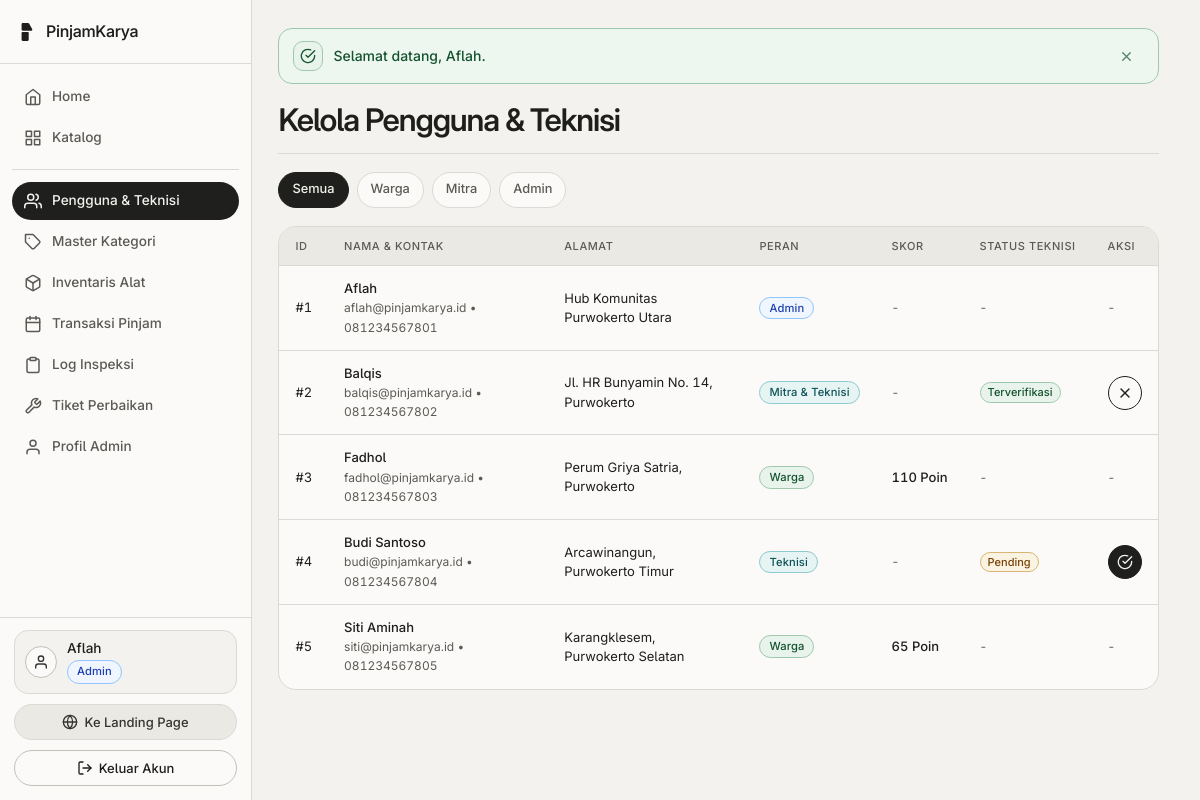
Page /admin/kelola_user.php (signed in) on the committed database.
### tables this page shows
CREATE TABLE users (
    id_user INT AUTO_INCREMENT PRIMARY KEY,
    nama VARCHAR(100) NOT NULL,
    email VARCHAR(100) NOT NULL UNIQUE,
    password VARCHAR(255) NOT NULL,
    no_hp VARCHAR(20) NOT NULL,
    alamat TEXT NOT NULL,
    role ENUM('admin', 'mitra', 'warga') NOT NULL DEFAULT 'warga',
    is_kontributor TINYINT(1) NOT NULL DEFAULT 0,
    is_teknisi TINYINT(1) NOT NULL DEFAULT 0,
    is_verified_teknisi TINYINT(1) NOT NULL DEFAULT 0,
    skor_kredibilitas INT NOT NULL DEFAULT 100,
    created_at TIMESTAMP DEFAULT CURRENT_TIMESTAMP
);

### admin/kelola_user.php (the view, shortened to what the rows shown need)
<?php
require_once dirname(__DIR__) . '/config/app.php';
$filter_role = $_GET['role'] ?? '';
if (in_array($filter_role, ['admin', 'mitra', 'warga'], true)) {
    $user_list = pk_stmt_all($conn, 'SELECT * FROM users WHERE role = ? ORDER BY id_user ASC', 's', [$filter_role]);
} else {
    $user_list = pk_stmt_all($conn, 'SELECT * FROM users ORDER BY id_user ASC');
}
require_once ROOT_PATH . '/includes/header.php';
?>
<div class="pk-page-header">
    <h1>Kelola Pengguna &amp; Teknisi</h1>
</div>
<section class="pk-table-card" aria-label="Daftar Anggota">
    <div class="pk-table-scroll">
        <table class="pk-table">
            <thead>
                <tr>
                    <th>ID</th>
                    <th>Nama &amp; Kontak</th>
                    <th>Alamat</th>
                    <th>Peran</th>
                    <th>Skor</th>
                    <th>Status Teknisi</th>
                    <th>Aksi</th>
                </tr>
            </thead>
            <tbody>
                <?php if (count($user_list) === 0): ?>
                    <tr>
                        <td colspan="7" class="text-center text-muted">Tidak ada pengguna pada filter ini.</td>
                    </tr>
                <?php else: ?>
                    <?php foreach ($user_list as $u): ?>
                        <?php
                        $is_warga         = ($u['role'] === 'warga');
                        $is_teknisi_mitra = ($u['role'] === 'mitra' && !empty($u['is_teknisi']));
                        ?>
                        <tr>
                            <td class="pk-nowrap pk-desktop-cell">#<?= (int)$u['id_user'] ?></td>
                            <td class="pk-td-head">
                                <div class="pk-td-head-row">
                                    <div class="pk-td-head-main">
                                        <strong><?= e(format_nama_pengguna((string)$u['nama'])) ?></strong><br>
                                        <span class="pk-td-sub"><?= e($u['email']) ?> &bull; <?= e($u['no_hp']) ?></span>
                                    </div>
                                </div>
                            </td>
                            <td data-label="Alamat" class="<?= is_kontak_kosong($u['alamat']) ? 'is-empty-mobile' : '' ?>"><?= e($u['alamat']) ?></td>
                            <td data-label="Peran">
                                <div class="pk-td-val">
                                    <?= render_role_badge($u) ?>
                                </div>
                            </td>
                            <td data-label="Skor" class="pk-nowrap<?= $is_warga ? '' : ' is-empty-mobile' ?>">
                                <?php if ($is_warga): ?>
                                    <strong class="<?= (int)$u['skor_kredibilitas'] < 70 ? 'text-danger' : 'text-secondary' ?>">
                                        <?= (int)$u['skor_kredibilitas'] ?> Poin
                                    </strong>
                                <?php else: ?>
                                    <span class="text-muted">-</span>
                                <?php endif; ?>
                            </td>
                            <td data-label="Teknisi" class="<?= $is_teknisi_mitra ? '' : 'is-empty-mobile' ?>">
                                <?php if ($is_teknisi_mitra): ?>
                                    <?php if (!empty($u['is_verified_teknisi'])): ?>
                                        <span class="pk-badge pk-badge--success">Terverifikasi</span>
                                    <?php else: ?>
                                        <span class="pk-badge pk-badge--warning">Pending</span>
                                    <?php endif; ?>
                                <?php else: ?>
                                    <span class="text-muted">-</span>
                                <?php endif; ?>
                            </td>
                            <td class="pk-td-actions<?= $is_teknisi_mitra ? '' : ' is-empty' ?>">
                                <?php if ($is_teknisi_mitra): ?>
                                    <form method="post" action="<?= BASE_URL ?>/admin/kelola_user.php" style="display:inline;" data-confirm="<?= empty($u['is_verified_teknisi']) ? 'Verifikasi ' . e(format_nama_pengguna((string)$u['nama'])) . ' sebagai teknisi?' : 'Cabut status verifikasi teknisi ' . e(format_nama_pengguna((string)$u['nama'])) . '?' ?>" data-confirm-title="<?= empty($u['is_verified_teknisi']) ? 'Verifikasi Teknisi' : 'Cabut Verifikasi' ?>" data-confirm-btn="<?= empty($u['is_verified_teknisi']) ? 'Verifikasi' : 'Cabut' ?>" data-confirm-tone="<?= empty($u['is_verified_teknisi']) ? 'ok' : 'danger' ?>">
                                        <?php if (empty($u['is_verified_teknisi'])): ?>
                                            <button type="submit" class="btn btn-secondary btn-icon" title="Verifikasi Teknisi" aria-label="Verifikasi <?= e($u['nama']) ?>">
                                                <?= svg_icon('check-circle', 16) ?>
                                            </button>
                                        <?php else: ?>
                                            <button type="submit" class="btn btn-danger btn-icon" title="Cabut Verifikasi" aria-label="Cabut verifikasi <?= e($u['nama']) ?>">
                                                <?= svg_icon('x', 16) ?>
                                            </button>
                                        <?php endif; ?>
                                    </form>
                                <?php else: ?>
                                    <span class="text-muted">-</span>
                                <?php endif; ?>
                            </td>
                        </tr>
                    <?php endforeach; ?>
                <?php endif; ?>
            </tbody>
        </table>
    </div>
</section>
<?php require_once ROOT_PATH . '/includes/footer.php'; ?>

### includes/sidebar.php (shortened to what the rows shown need)
<?php
$user = $_SESSION['user'] ?? null;
$role = $user['role'] ?? 'public';
?>
<aside class="pk-sidebar" id="pkSidebar" aria-label="Navigasi Utama">
            <?= svg_icon('x', 18) ?>
        <?php if ($role === 'admin'): ?>
                        <?= svg_icon('user', 18) ?>
        <?php endif; ?>
    <?php if ($user): ?>
        <div class="pk-sidebar-footer">
            <a href="<?= BASE_URL ?>/auth/profil.php" class="pk-sidebar-account" title="<?= e($user['nama']) ?> (Profil)">
                <div class="pk-sidebar-account-avatar" aria-hidden="true">
                    <?= svg_icon('user', 16) ?>
                </div>
                <div class="pk-sidebar-account-main">
                    <strong><?= e(format_nama_pengguna((string)$user['nama'])) ?></strong>
                    <div class="pk-sidebar-account-meta">
                        <?= render_role_badge($user) ?>
                    </div>
                </div>
            </a>
            <a href="<?= BASE_URL ?>/index.php" class="btn btn-muted pk-sidebar-landing w-100">
                <?= svg_icon('globe', 16) ?>
                <span>Ke Landing Page</span>
            </a>
            <a href="<?= BASE_URL ?>/auth/logout.php" class="btn btn-outline pk-sidebar-logout w-100">
                <?= svg_icon('log-out', 16) ?>
                <span>Keluar Akun</span>
            </a>
        </div>
    <?php endif; ?>
</aside>

### includes/functions.php (shortened to what the rows shown need)
<?php
function format_nama_pengguna(string $nama): string {
    $clean = trim((string)preg_replace('/\s*\([^)]*(?:Warga|Mitra|Admin|Teknisi|Skor)[^)]*\)\s*$/iu', '', $nama));
    return $clean !== '' ? $clean : trim($nama);
}
function user_role_label(array $user): string {
    $role = (string)($user['role'] ?? 'warga');
    if ($role === 'admin') {
        return 'Admin';
    }
    if ($role === 'mitra') {
        $is_k = !empty($user['is_kontributor']);
        $is_t = !empty($user['is_teknisi']);
        if ($is_k && $is_t) {
            return 'Mitra & Teknisi';
        }
        return $is_t ? 'Teknisi' : 'Mitra';
    }
    return 'Warga';
}
function render_role_badge(array $user, string $extra_class = ''): string {
    $role = (string)($user['role'] ?? 'warga');
    $mod = 'warga';
    if ($role === 'admin') {
        $mod = 'admin';
    } elseif ($role === 'mitra') {
        $mod = 'mitra';
    }
    $cls = 'pk-role-tag pk-role-tag--' . $mod . ($extra_class !== '' ? ' ' . trim($extra_class) : '');
    return '<span class="' . $cls . '">' . e(user_role_label($user)) . '</span>';
}
function e($string): string {
    return htmlspecialchars((string)$string, ENT_QUOTES, 'UTF-8');
}
function render_alert(string $type, string $message, bool $closable = true, string $icon_override = '', string $extra_class = ''): string {
    $type_map = [
        'success' => 'pk-alert--success',
        'warning' => 'pk-alert--warning',
        'danger'  => 'pk-alert--danger',
        'error'   => 'pk-alert--danger',
        'info'    => 'pk-alert--info',
    ];
    $css_class = $type_map[$type] ?? 'pk-alert--info';
    $default_icon = $type === 'success'
        ? 'check-circle'
        : (($type === 'danger' || $type === 'error' || $type === 'warning') ? 'alert-triangle' : 'info');
    $icon_name = $icon_override !== '' ? $icon_override : $default_icon;
    $close_btn = $closable
        ? '<button type="button" class="pk-alert-close" aria-label="Tutup pesan">' . svg_icon('x', 15) . '</button>'
        : '';
    return '<div class="pk-alert ' . $css_class . '" role="alert">'
        . '<div class="pk-alert-body">'
        . '<span class="pk-alert-icon">' . svg_icon($icon_name, 16) . '</span>'
        . '<span class="pk-alert-text">' . e($message) . '</span>'
        . '</div>'
        . $close_btn
        . '</div>';
}
function get_flash(): string {
    $flash = $_SESSION['flash'];
    return render_alert((string)($flash['type'] ?? 'info'), (string)($flash['message'] ?? ''));
}
function refresh_user_session(mysqli $conn): void {
    $id_user = (int)$_SESSION['user']['id_user'];
    $row = pk_stmt_one(
        $conn,
        'SELECT id_user, nama, email, no_hp, alamat, role, is_kontributor, is_teknisi, is_verified_teknisi, skor_kredibilitas, created_at FROM users WHERE id_user = ? LIMIT 1',
        'i',
        [$id_user]
    );
}
function is_kontak_kosong(?string $val): bool {
    $trimmed = trim((string)$val);
    return $trimmed === '' || $trimmed === '-';
}
function pk_stmt_all(mysqli $conn, string $sql, string $types = '', array $params = []): array {
    $stmt = mysqli_prepare($conn, $sql);
    if ($types !== '' && !empty($params)) {
        mysqli_stmt_bind_param($stmt, $types, ...$params);
    }
    mysqli_stmt_execute($stmt);
    $res = mysqli_stmt_get_result($stmt);
    $rows = [];
    while ($row = mysqli_fetch_assoc($res)) {
        $rows[] = $row;
    }
    return $rows;
}
function pk_stmt_one(mysqli $conn, string $sql, string $types = '', array $params = []): array {
    $rows = pk_stmt_all($conn, $sql, $types, $params);
    return $rows[0] ?? [];
}
    ?>
    <?php
function svg_icon(string $name, int $size = 20): string {
    $attr = 'xmlns="http://www.w3.org/2000/svg" width="' . $size . '" height="' . $size . '" viewBox="0 0 24 24" fill="none" stroke="currentColor" stroke-width="2" stroke-linecap="round" stroke-linejoin="round" aria-hidden="true" focusable="false"';
    switch ($name) {
        case 'x':
            return "<svg $attr><line x1=\"18\" y1=\"6\" x2=\"6\" y2=\"18\"/><line x1=\"6\" y1=\"6\" x2=\"18\" y2=\"18\"/></svg>";
        case 'tool':
        case 'wrench':
            return "<svg $attr><path d=\"M14.7 6.3a1 1 0 0 0 0 1.4l1.6 1.6a1 1 0 0 0 1.4 0l3.77-3.77a6 6 0 0 1-7.94 7.94l-6.91 6.91a2.12 2.12 0 0 1-3-3l6.91-6.91a6 6 0 0 1 7.94-7.94l-3.76 3.76z\"/></svg>";
        case 'grid':
            return "<svg $attr><rect x=\"3\" y=\"3\" width=\"7\" height=\"7\"/><rect x=\"14\" y=\"3\" width=\"7\" height=\"7\"/><rect x=\"14\" y=\"14\" width=\"7\" height=\"7\"/><rect x=\"3\" y=\"14\" width=\"7\" height=\"7\"/></svg>";
        case 'calendar':
            return "<svg $attr><rect x=\"3\" y=\"4\" width=\"18\" height=\"18\" rx=\"2\" ry=\"2\"/><line x1=\"16\" y1=\"2\" x2=\"16\" y2=\"6\"/><line x1=\"8\" y1=\"2\" x2=\"8\" y2=\"6\"/><line x1=\"3\" y1=\"10\" x2=\"21\" y2=\"10\"/></svg>";
        case 'clipboard':
            return "<svg $attr><path d=\"M16 4h2a2 2 0 0 1 2 2v14a2 2 0 0 1-2 2H6a2 2 0 0 1-2-2V6a2 2 0 0 1 2-2h2\"/><rect x=\"8\" y=\"2\" width=\"8\" height=\"4\" rx=\"1\" ry=\"1\"/></svg>";
        case 'check-circle':
            return "<svg $attr><path d=\"M22 11.08V12a10 10 0 1 1-5.93-9.14\"/><polyline points=\"22 4 12 14.01 9 11.01\"/></svg>";
        case 'alert-triangle':
            return "<svg $attr><path d=\"M10.29 3.86L1.82 18a2 2 0 0 0 1.71 3h16.94a2 2 0 0 0 1.71-3L13.71 3.86a2 2 0 0 0-3.42 0z\"/><line x1=\"12\" y1=\"9\" x2=\"12\" y2=\"13\"/><line x1=\"12\" y1=\"17\" x2=\"12.01\" y2=\"17\"/></svg>";
        case 'user':
            return "<svg $attr><path d=\"M20 21v-2a4 4 0 0 0-4-4H8a4 4 0 0 0-4 4v2\"/><circle cx=\"12\" cy=\"7\" r=\"4\"/></svg>";
        case 'users':
            return "<svg $attr><path d=\"M17 21v-2a4 4 0 0 0-4-4H5a4 4 0 0 0-4 4v2\"/><circle cx=\"9\" cy=\"7\" r=\"4\"/><path d=\"M23 21v-2a4 4 0 0 0-3-3.87\"/><path d=\"M16 3.13a4 4 0 0 1 0 7.75\"/></svg>";
        case 'box':
            return "<svg $attr><path d=\"M21 16V8a2 2 0 0 0-1-1.73l-7-4a2 2 0 0 0-2 0l-7 4A2 2 0 0 0 3 8v8a2 2 0 0 0 1 1.73l7 4a2 2 0 0 0 2 0l7-4A2 2 0 0 0 21 16z\"/><polyline points=\"3.27 6.96 12 12.01 20.73 6.96\"/><line x1=\"12\" y1=\"22.08\" x2=\"12\" y2=\"12\"/></svg>";
        case 'log-out':
            return "<svg $attr><path d=\"M9 21H5a2 2 0 0 1-2-2V5a2 2 0 0 1 2-2h4\"/><polyline points=\"16 17 21 12 16 7\"/><line x1=\"21\" y1=\"12\" x2=\"9\" y2=\"12\"/></svg>";
        case 'tag':
            return "<svg $attr><path d=\"M20.59 13.41l-7.17 7.17a2 2 0 0 1-2.83 0L2 12V2h10l8.59 8.59a2 2 0 0 1 0 2.82z\"/><line x1=\"7\" y1=\"7\" x2=\"7.01\" y2=\"7\"/></svg>";
        case 'home':
            return "<svg $attr><path d=\"M3 9l9-7 9 7v11a2 2 0 0 1-2 2H5a2 2 0 0 1-2-2z\"/><polyline points=\"9 22 9 12 15 12 15 22\"/></svg>";
        case 'globe':
            return "<svg $attr><circle cx=\"12\" cy=\"12\" r=\"10\"/><line x1=\"2\" y1=\"12\" x2=\"22\" y2=\"12\"/><path d=\"M12 2a15.3 15.3 0 0 1 4 10 15.3 15.3 0 0 1-4 10 15.3 15.3 0 0 1-4-10 15.3 15.3 0 0 1 4-10z\"/></svg>";
    }
}

### rows in the picture
users: nama "Aflah", role "Admin", id_user "1", email "aflah@pinjamkarya.id", no_hp "081234567801", alamat "Hub Komunitas Purwokerto Utara"
users: id_user "2", nama "Balqis", email "balqis@pinjamkarya.id", no_hp "081234567802", alamat "Jl. HR Bunyamin No. 14, Purwokerto", user_role_label($user) "Mitra & Teknisi", role "Terverifikasi"
users: id_user "3", nama "Fadhol", email "fadhol@pinjamkarya.id", no_hp "081234567803", alamat "Perum Griya Satria, Purwokerto", user "Warga", skor_kredibilitas "110"
users: id_user "4", nama "Budi Santoso", email "budi@pinjamkarya.id", no_hp "081234567804", alamat "Arcawinangun, Purwokerto Timur", is_teknisi "Teknisi", role "Pending"
users: id_user "5", nama "Siti Aminah", email "siti@pinjamkarya.id", no_hp "081234567805", alamat "Karangklesem, Purwokerto Selatan", user "Warga", skor_kredibilitas "65"

### other values in the picture
$message "Selamat datang, Aflah."
